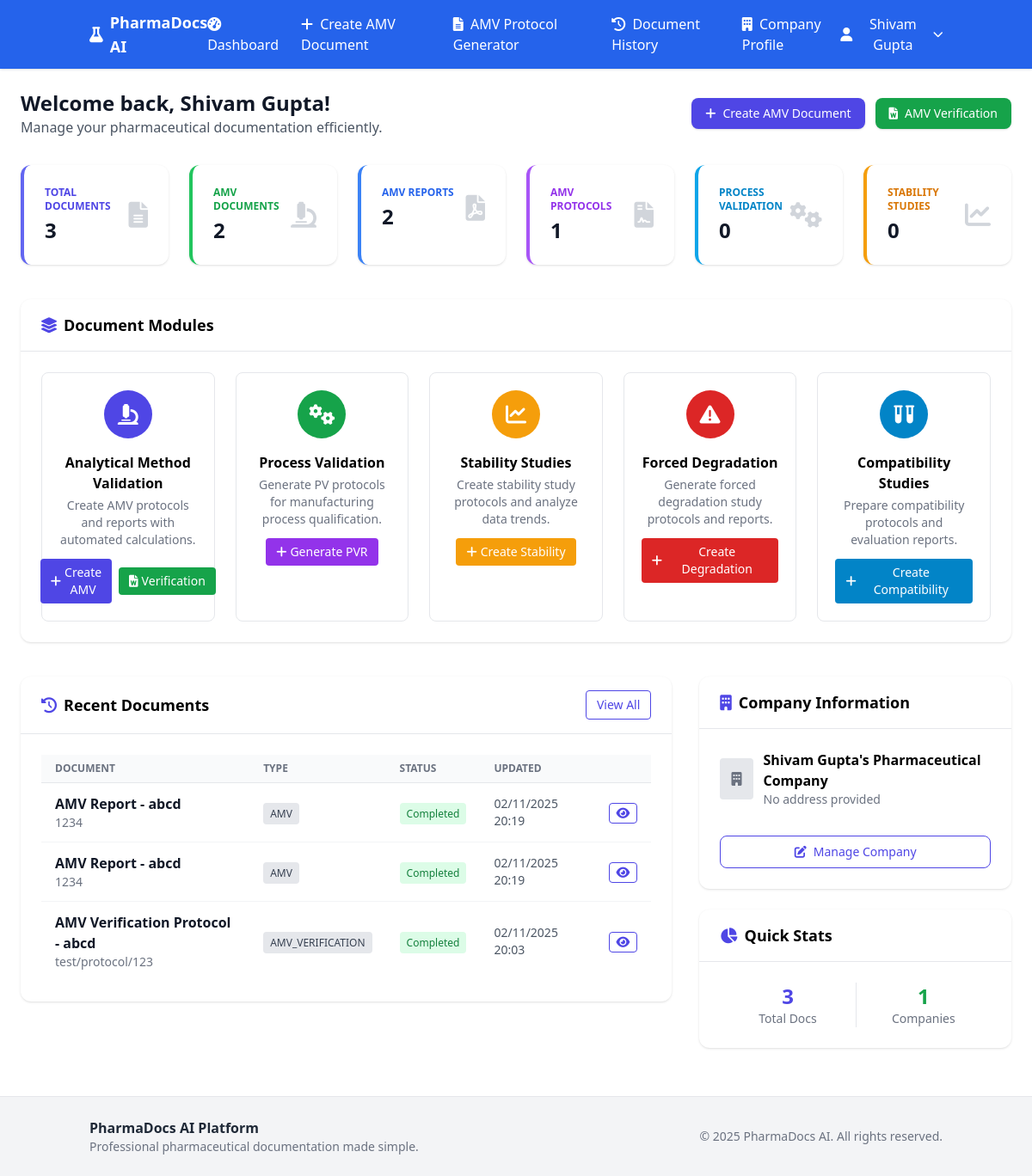
The app's page /dashboard/ (signed in), older data.
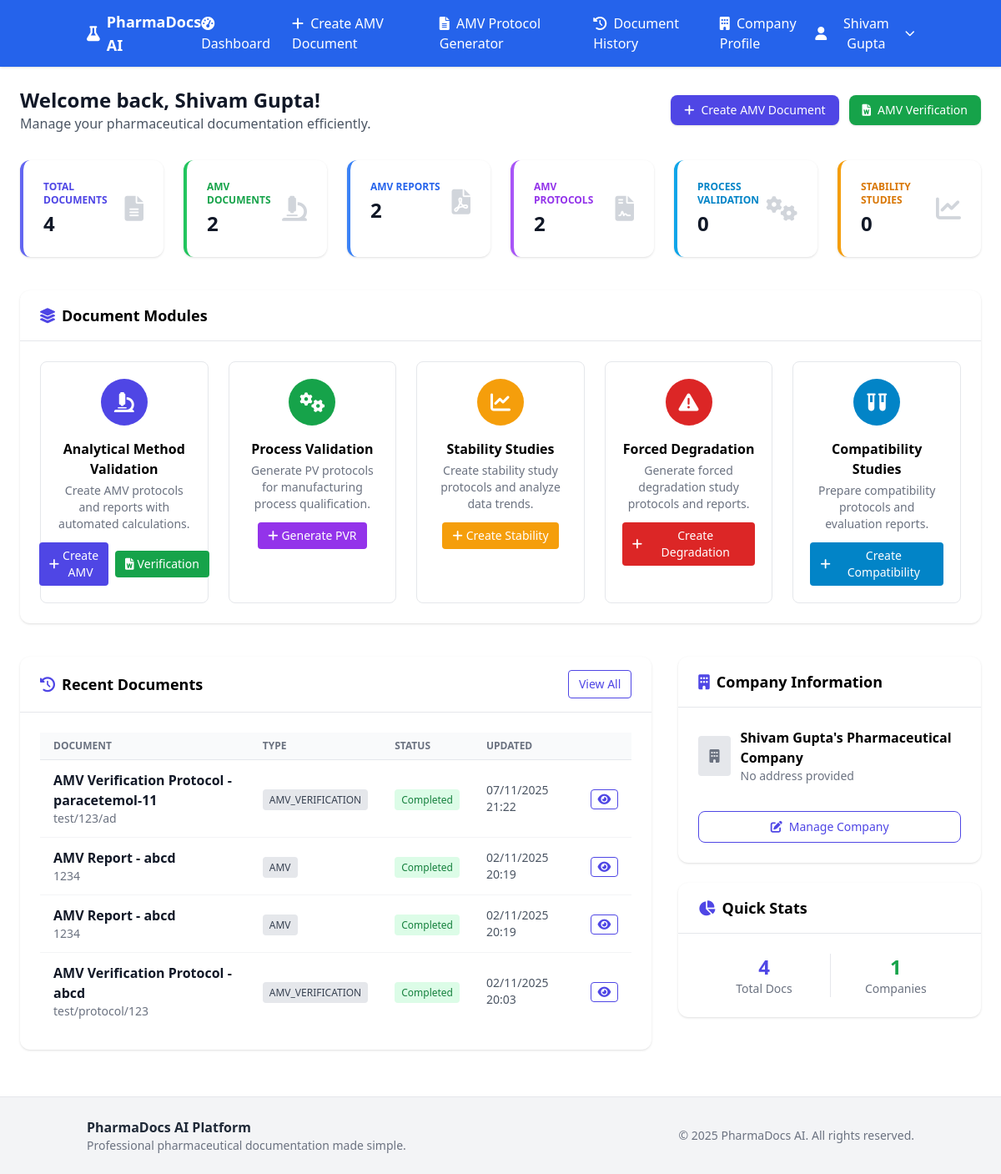
The same page, newer data.
### models.py (models this page shows)
class Document(db.Model):
    __tablename__ = 'documents'
    id: Mapped[int] = mapped_column(Integer, primary_key=True)
    user_id: Mapped[int] = mapped_column(Integer, ForeignKey('users.id'), nullable=False)
    company_id: Mapped[int] = mapped_column(Integer, ForeignKey('companies.id'), nullable=False)
    document_type: Mapped[str] = mapped_column(String(50), nullable=False)  # AMV, PV, Stability, etc.
    document_number: Mapped[str] = mapped_column(String(100), nullable=True)
    title: Mapped[str] = mapped_column(String(300), nullable=False)
    status: Mapped[str] = mapped_column(String(20), default='draft')  # draft, generated, completed
    stp_file_url: Mapped[str] = mapped_column(String(500), nullable=True)
    raw_data_url: Mapped[str] = mapped_column(String(500), nullable=True)
    method_analysis_file_url: Mapped[str] = mapped_column(String(500), nullable=True)  # Added for AMV
    generated_doc_url: Mapped[str] = mapped_column(String(500), nullable=True)
    generated_excel_url: Mapped[str] = mapped_column(String(500), nullable=True)
    document_metadata: Mapped[str] = mapped_column(Text, nullable=True)  # JSON string for additional data
    created_at: Mapped[datetime] = mapped_column(DateTime, default=datetime.now())
    updated_at: Mapped[datetime] = mapped_column(DateTime, default=datetime.now(), onupdate=datetime.now())
    user: Mapped["User"] = relationship("User", back_populates="documents")
    company: Mapped["Company"] = relationship("Company", back_populates="documents")
    amv_details: Mapped["AMVDocument"] = relationship("AMVDocument", back_populates="document", uselist=False)
    amv_verification_details: Mapped["AMVVerificationDocument"] = relationship("AMVVerificationDocument", back_populates="document", uselist=False)

class Company(db.Model):
    __tablename__ = 'companies'
    id: Mapped[int] = mapped_column(Integer, primary_key=True)
    user_id: Mapped[int] = mapped_column(Integer, ForeignKey('users.id'), nullable=False)
    name: Mapped[str] = mapped_column(String(200), nullable=False)
    address: Mapped[str] = mapped_column(Text, nullable=True)
    logo_url: Mapped[str] = mapped_column(String(500), nullable=True)
    created_at: Mapped[datetime] = mapped_column(DateTime, default=datetime.utcnow)
    glass_materials: Mapped[str] = mapped_column(Text, nullable=True) # JSON string for glass materials
    user: Mapped["User"] = relationship("User", back_populates="companies")
    sub_brands: Mapped[List["SubBrand"]] = relationship("SubBrand", back_populates="company")
    documents: Mapped[List["Document"]] = relationship("Document", back_populates="company")
    equipment_list: Mapped[List["Equipment"]] = relationship("Equipment", back_populates="company")
    glass_materials_list: Mapped[List["GlassMaterial"]] = relationship("GlassMaterial", back_populates="company")
    other_materials_list: Mapped[List["OtherMaterial"]] = relationship("OtherMaterial", back_populates="company")
    reagents_list: Mapped[List["Reagent"]] = relationship("Reagent", back_populates="company")
    reference_products_list: Mapped[List["ReferenceProduct"]] = relationship("ReferenceProduct", back_populates="company")

### app_routes/dashboard.py (the view)
@bp.route('/')
def user_dashboard():
    if 'user_id' not in session:
        return redirect(url_for('auth.login'))
    user = User.query.get(session['user_id'])
    if not user:
        session.clear()
        return redirect(url_for('auth.login'))
    if user.is_admin:
        return redirect(url_for('admin.dashboard'))
    companies = Company.query.filter_by(user_id=user.id).all()
    recent_documents = (
        Document.query.filter_by(user_id=user.id)
        .order_by(desc(Document.updated_at))
        .limit(5).all()
    )
    doc_stats = {
        'total': Document.query.filter_by(user_id=user.id).count(),
        'amv': Document.query.filter_by(user_id=user.id, document_type='AMV').count(),
        'pv': Document.query.filter_by(user_id=user.id, document_type='PV').count(),
        'stability': Document.query.filter_by(user_id=user.id, document_type='Stability').count(),
        'degradation': Document.query.filter_by(user_id=user.id, document_type='Degradation').count(),
        'compatibility': Document.query.filter_by(user_id=user.id, document_type='Compatibility').count()
    }
    amv_reports_count = get_amv_documents_count(user.id)
    amv_protocols_count = get_amv_verification_count(user.id)
    log_activity(user.id, 'dashboard_accessed', 'User accessed dashboard')
    return render_template(
        'dashboard.html',
        user=user,
        companies=companies,
        recent_documents=recent_documents,
        doc_stats=doc_stats,
        amv_reports_count=amv_reports_count,
        amv_protocols_count=amv_protocols_count
    )

### app.py (called while the page is built)
@app.context_processor
def utility_processor():
    return {
        'get_amv_documents_count': get_amv_documents_count,
        'get_amv_verification_count': get_amv_verification_count
    }

### app_routes/amv_routes.py (called while the page is built)
def get_amv_documents_count(user_id):
    return Document.query.filter_by(
        user_id=user_id,
        document_type='AMV'
    ).count()

def get_amv_verification_count(user_id):
    return Document.query.filter_by(
        user_id=user_id,
        document_type='AMV_VERIFICATION'
    ).count()

### utils/helpers.py (called while the page is built)
def log_activity(user_id, action, details=None):
    try:
        ip_address = request.environ.get('HTTP_X_FORWARDED_FOR', request.remote_addr)
        if ip_address:
            ip_address = ip_address.split(',')[0].strip()
        activity = ActivityLog(
            user_id=user_id,
            action=action,
            details=details,
            ip_address=ip_address,
            timestamp=datetime.utcnow()
        )
        db.session.add(activity)
        db.session.commit()
        logging.info(f"Activity logged: {action} by user {user_id}")
    except Exception as e:
        logging.error(f"Error logging activity: {str(e)}")

### templates/dashboard.html (shortened to what the changed rows need)
{% extends "base.html" %}
{% block content %}
<div class="px-6 py-6 max-w-7xl mx-auto">
  <div class="flex flex-col md:flex-row justify-between items-start md:items-center mb-8">
    <div>
      <h1 class="text-2xl font-bold text-gray-900">Welcome back, {{ user.name }}!</h1>
    </div>
  </div>
  <div class="grid grid-cols-1 sm:grid-cols-2 lg:grid-cols-6 gap-6 mb-10">
    <div class="bg-white rounded-xl shadow p-6 border-l-4 border-indigo-500">
      <div class="flex items-center justify-between">
        <div>
          <p class="text-xs font-semibold uppercase text-indigo-600">Total Documents</p>
          <p class="text-2xl font-bold text-gray-900 mt-1">{{ doc_stats.total }}</p>
        </div>
      </div>
    </div>
    <div class="bg-white rounded-xl shadow p-6 border-l-4 border-purple-500">
      <div class="flex items-center justify-between">
        <div>
          <p class="text-xs font-semibold uppercase text-purple-600">AMV Protocols</p>
          <p class="text-2xl font-bold text-gray-900 mt-1">{{ get_amv_verification_count(session.user_id) }}</p>
        </div>
      </div>
    </div>
  </div>
  <div class="grid grid-cols-1 lg:grid-cols-3 gap-8">
    <div class="lg:col-span-2">
      <div class="bg-white rounded-xl shadow">
        <div class="p-6">
          {% if recent_documents %}
            <div class="overflow-x-auto">
              <table class="min-w-full divide-y divide-gray-200">
                <thead class="bg-gray-50">
                  <tr>
                    <th class="px-4 py-2 text-left text-xs font-semibold text-gray-500 uppercase">Document</th>
                    <th class="px-4 py-2 text-left text-xs font-semibold text-gray-500 uppercase">Type</th>
                    <th class="px-4 py-2 text-left text-xs font-semibold text-gray-500 uppercase">Status</th>
                    <th class="px-4 py-2 text-left text-xs font-semibold text-gray-500 uppercase">Updated</th>
                    <th class="px-4 py-2"></th>
                  </tr>
                </thead>
                <tbody class="divide-y divide-gray-100">
                  {% for doc in recent_documents %}
                  <tr>
                    <td class="px-4 py-3">
                      <div class="font-semibold text-gray-900">{{ doc.title }}</div>
                      <div class="text-sm text-gray-500">{{ doc.document_number or 'No number' }}</div>
                    </td>
                    <td class="px-4 py-3">
                      <span class="px-2 py-1 text-xs font-medium bg-gray-200 text-gray-700 rounded">{{ doc.document_type }}</span>
                    </td>
                    <td class="px-4 py-3">
                      {% if doc.status == 'completed' %}
                        <span class="px-2 py-1 text-xs font-medium bg-green-100 text-green-700 rounded">Completed</span>
                      {% elif doc.status == 'generated' %}
                        <span class="px-2 py-1 text-xs font-medium bg-sky-100 text-sky-700 rounded">Generated</span>
                      {% else %}
                        <span class="px-2 py-1 text-xs font-medium bg-amber-100 text-amber-700 rounded">Draft</span>
                      {% endif %}
                    </td>
                    <td class="px-4 py-3 text-sm text-gray-600">
                      {{ doc.updated_at.strftime("%d/%m/%Y %H:%M") }}
                    </td>
                    <td class="px-4 py-3">
                      <a href="{{ url_for('documents.view_document', document_id=doc.id) }}"
                         class="inline-flex items-center px-2 py-1 border border-indigo-600 text-indigo-600 hover:bg-indigo-50 rounded text-sm">
                        <i class="fas fa-eye"></i>
                      </a>
                    </td>
                  </tr>
                  {% endfor %}
                </tbody>
              </table>
            </div>
          {% endif %}
        </div>
      </div>
    </div>
    <div class="space-y-6">
      <div class="bg-white rounded-xl shadow">
        <div class="p-6">
          {% if companies %}
            {% for company in companies %}
              <div class="flex items-center mb-4">
                {% if company.logo_url %}
                  <img src="{{ company.logo_url }}" alt="Logo" class="w-12 h-12 rounded mr-3 object-cover">
                {% else %}
                  <div class="w-12 h-12 rounded bg-gray-200 flex items-center justify-center mr-3">
                    <i class="fas fa-building text-gray-500"></i>
                  </div>
                {% endif %}
                <div>
                  <h6 class="font-semibold">{{ company.name }}</h6>
                  <p class="text-sm text-gray-500">{{ company.address or 'No address provided' }}</p>
                </div>
              </div>
            {% endfor %}
          {% else %}
            <div class="text-center py-6">
              <i class="fas fa-building text-2xl text-gray-400 mb-2"></i>
              <p class="text-gray-500">No company information available.</p>
            </div>
          {% endif %}
        </div>
      </div>
      <div class="bg-white rounded-xl shadow">
        <div class="p-6">
          <div class="grid grid-cols-2 divide-x text-center">
            <div>
              <h4 class="text-2xl font-bold text-indigo-600">{{ doc_stats.total }}</h4>
              <p class="text-sm text-gray-500">Total Docs</p>
            </div>
          </div>
        </div>
      </div>
    </div>
  </div>
</div>
{% endblock %}

Row changes from the older to the newer data that the page shows:
added Document: title "AMV Verification Protocol - paracetemol-11", document_number "test/123/ad", document_type "AMV_VERIFICATION", status "Completed", updated_at "07/11/2025 21:22"
Text that changed along with them:
{{ doc_stats.total }}: "3" → "4"
{{ get_amv_verification_count(session.user_id) }}: "1" → "2"
